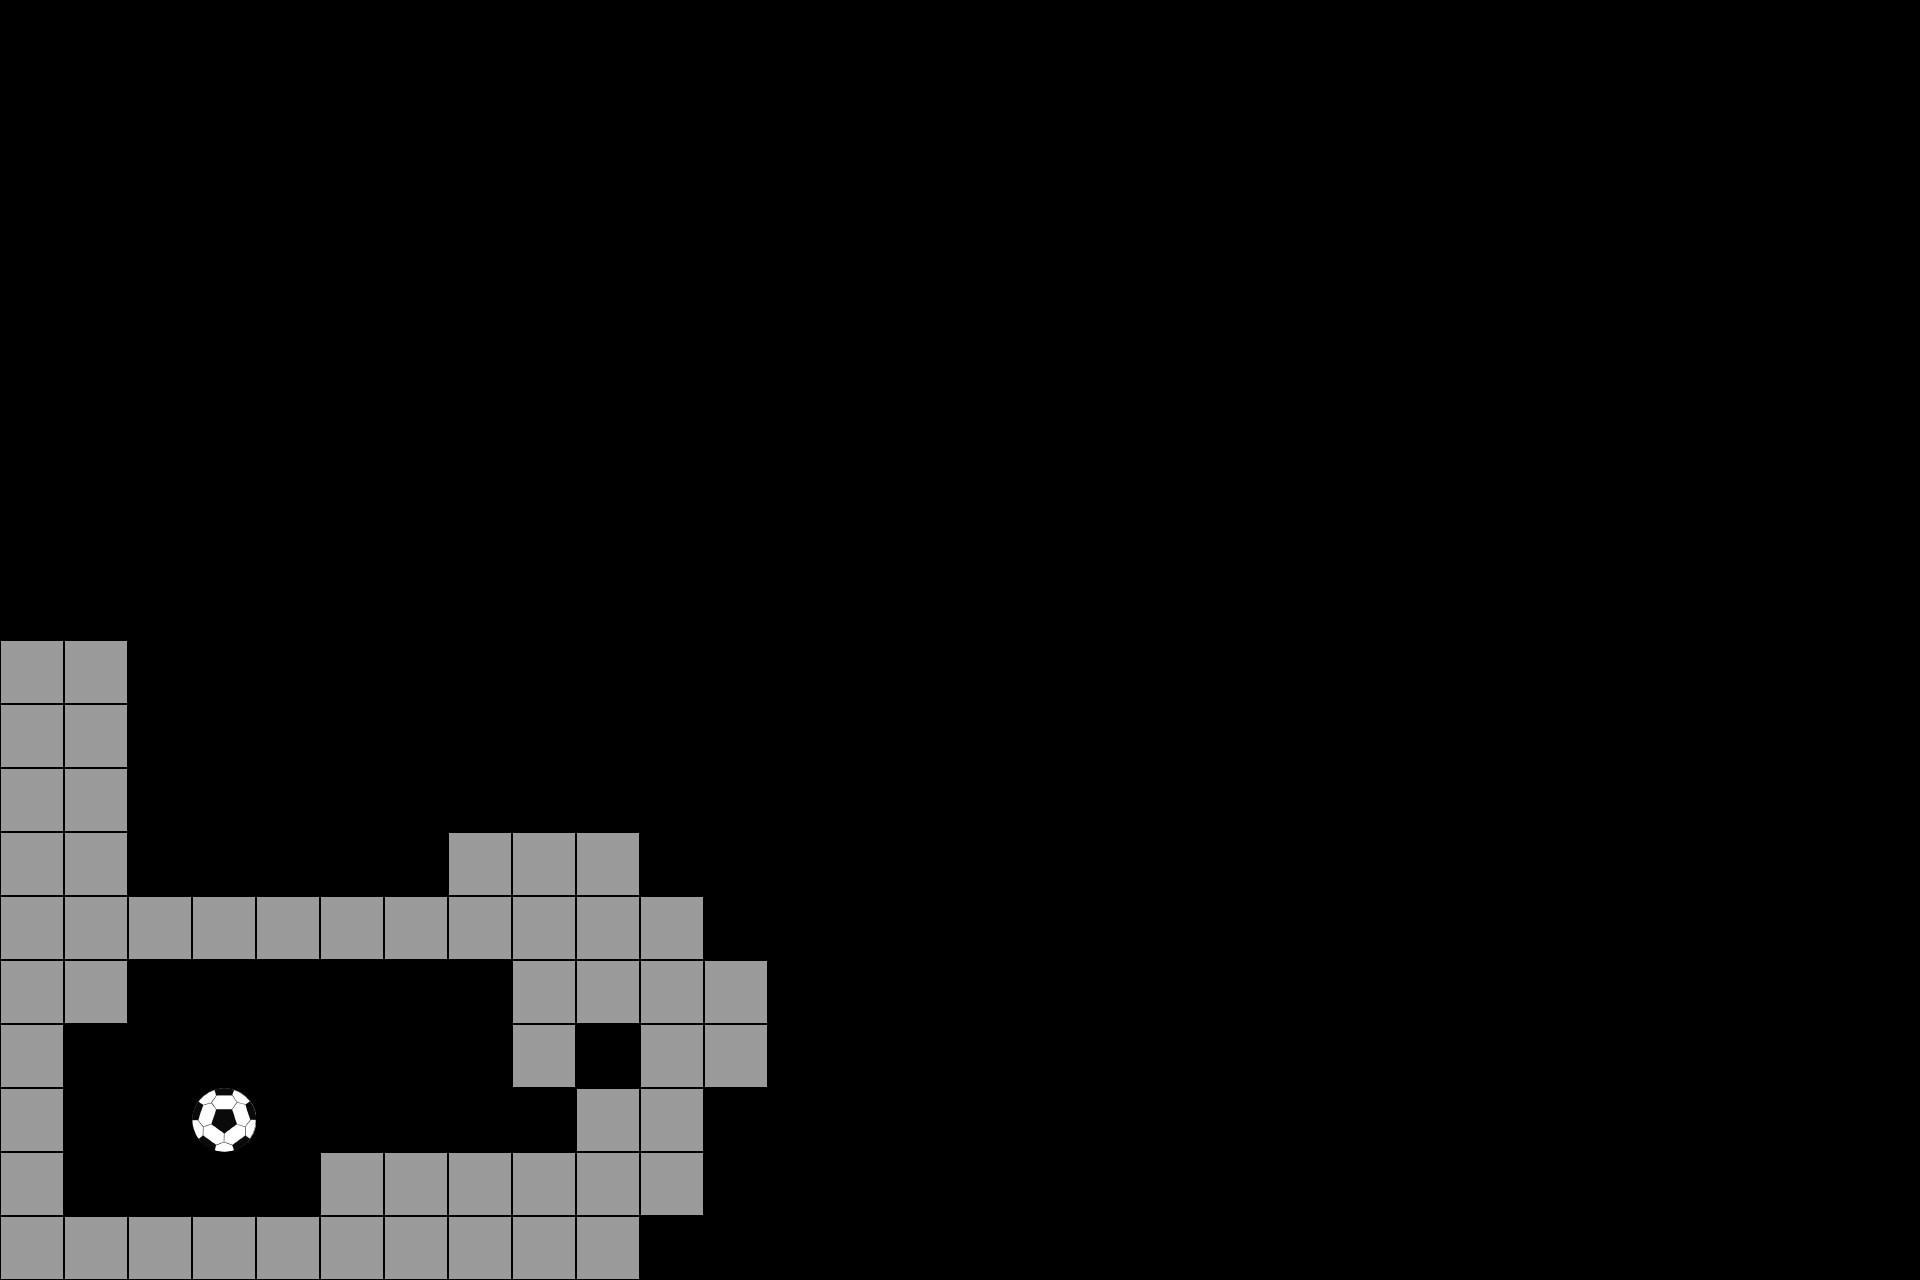

This game map was drawn from its Tiled (.tmx) file and the tilesets committed beside it. A one-line description and the trimmed map source follow:
An orthogonal 30x20 tile map with 64x64 px tiles, 1 tile layer (Tile Layer 1) and 3 objects.

<map version="1.10" tiledversion="1.10.2" orientation="orthogonal" renderorder="right-down" width="30" height="20" tilewidth="64" tileheight="64" infinite="0" nextlayerid="9" nextobjectid="7">
 <tileset firstgid="1" name="TileMap" tilewidth="64" tileheight="64" tilecount="1024" columns="32">
  <image source="../../GAME_ASSITS/TileMap.png" width="2048" height="2048" />
  <tile id="98">
   <animation>
    <frame tileid="97" duration="260" />
    <frame tileid="98" duration="260" />
   </animation>
  </tile>
 </tileset>
 <layer id="1" name="Tile Layer 1" width="30" height="20">
  <data>[600 cells, 53 non-empty, 2 distinct tile ids]</data>
 </layer>
 <objectgroup id="8" name="Object Layer 1">
  <object id="3" gid="35" x="161.526" y="801.303" width="262.788" height="262.788" rotation="320.95" />
  <object id="5" gid="35" x="593.27" y="826.84" width="262.788" height="262.788" rotation="42.2076" />
  <object id="6" x="125.327" y="883.993" width="80" height="17" rotation="318.735">
   <text wrap="1">Hello World</text>
  </object>
 </objectgroup>
</map>